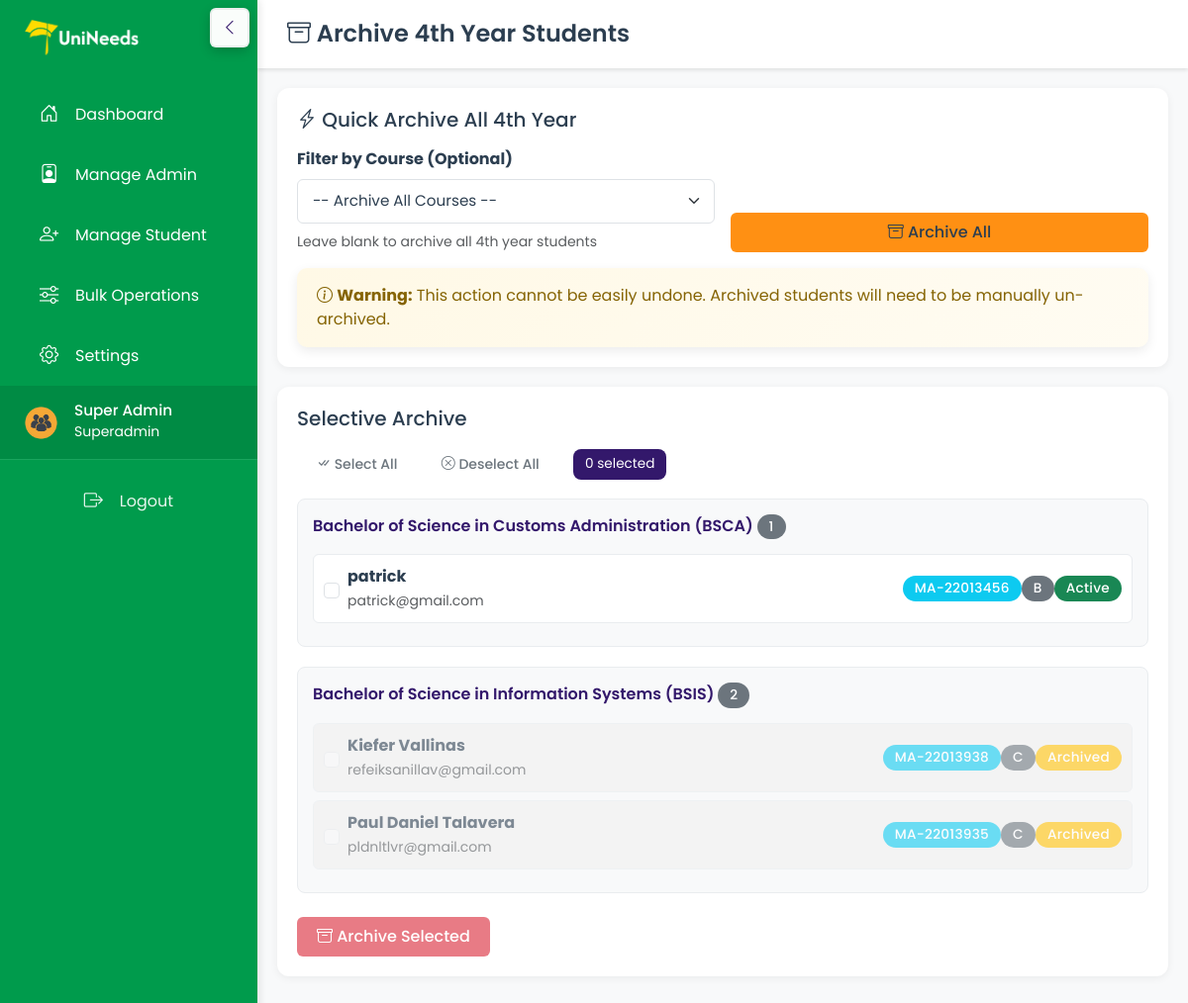
/admin/archive_4th_year.php (signed in), run on the app's committed database.
### tables this page shows
CREATE TABLE `users` (
  `user_id` int NOT NULL,
  `email` varchar(255) NOT NULL,
  `password` varchar(255) NOT NULL,
  `user_type` varchar(20) NOT NULL DEFAULT 'student',
  `full_name` varchar(255) DEFAULT NULL,
  `phone` varchar(20) DEFAULT NULL,
  `student_id` varchar(50) DEFAULT NULL,
  `course` varchar(255) DEFAULT NULL,
  `year_level` varchar(50) DEFAULT NULL,
  `section` varchar(50) DEFAULT NULL,
  `status` enum('active','archived') NOT NULL DEFAULT 'active',
  `created_at` timestamp NULL DEFAULT CURRENT_TIMESTAMP,
  `updated_at` timestamp NULL DEFAULT NULL ON UPDATE CURRENT_TIMESTAMP
);

### admin/archive_4th_year.php (the view, shortened to what this page needs)
<?php
require_once '../config/database.php';
$courses_query = "SELECT DISTINCT course FROM users WHERE user_type = 'student' AND course != '' AND year_level = 4 ORDER BY course ASC";
$courses_result = mysqli_query($conn, $courses_query);
$courses = [];
while ($row = mysqli_fetch_assoc($courses_result)) {
    $courses[] = $row['course'];
}
$students_query = "SELECT user_id, full_name, email, student_id, course, section, status FROM users WHERE user_type = 'student' AND year_level = 4 ORDER BY course, full_name ASC";
$students_result = mysqli_query($conn, $students_query);
$students = [];
while ($row = mysqli_fetch_assoc($students_result)) {
    if (!isset($students[$row['course']])) {
        $students[$row['course']] = [];
    }
    $students[$row['course']][] = $row;
}
?>
<!DOCTYPE html>
<html lang="en">
<head>
    <link href="https://cdn.jsdelivr.net/npm/bootstrap@5.3.0/dist/css/bootstrap.min.css" rel="stylesheet">
    <link rel="stylesheet" href="https://cdn.jsdelivr.net/npm/bootstrap-icons@1.10.0/font/bootstrap-icons.css">
    <link rel="stylesheet" href="../assets/css/style.css">
    <link rel="stylesheet" href="../assets/css/mobile.css">
</head>
<body>
    <?php include 'includes/sidebar.php'; ?>
    <div class="main-content">
        <div class="top-bar">
            <h2><i class="bi bi-archive"></i> Archive 4th Year Students</h2>
        </div>
        <div class="content-area">
            <div class="archive-card">
                <h5 class="mb-3"><i class="bi bi-lightning-charge"></i> Quick Archive All 4th Year</h5>
                <form method="POST" action="">
                    <div class="row align-items-end g-3">
                        <div class="col-md-6">
                            <label class="form-label fw-bold">Filter by Course (Optional)</label>
                            <select name="course_filter" class="form-select">
                                <option value="">-- Archive All Courses --</option>
                            </select>
                            <small class="text-muted d-block mt-2">Leave blank to archive all 4th year students</small>
                        </div>
                        <div class="col-md-6">
                            <button type="submit" name="archive_all_4th_year" class="btn btn-warning w-100"
                                    onclick="return confirm('Are you sure? This will archive all matching 4th year students.');">
                                <i class="bi bi-archive"></i> Archive All
                            </button>
                        </div>
                    </div>
                </form>
                <div class="alert alert-warning mt-3 mb-0">
                    <i class="bi bi-info-circle"></i> <strong>Warning:</strong> This action cannot be easily undone. Archived students will need to be manually un-archived.
                </div>
            </div>
            <div class="archive-card">
                <h5 class="mb-3"><i class="bi bi-checkbox2"></i> Selective Archive</h5>
                <form id="selectiveArchiveForm" method="POST" action="">
                    <div class="mb-3">
                        <button type="button" class="btn btn-sm btn-outline-secondary" id="selectAllBtn">
                            <i class="bi bi-check-all"></i> Select All
                        </button>
                        <button type="button" class="btn btn-sm btn-outline-secondary" id="deselectAllBtn">
                            <i class="bi bi-x-circle"></i> Deselect All
                        </button>
                        <span class="selection-count" id="selectionCount">0 selected</span>
                    </div>
                    <?php if (empty($students)): ?>
                        <div class="alert alert-info mt-3">
                            <i class="bi bi-info-circle"></i> No 4th year students found.
                        </div>
                    <?php else: ?>
                        <?php foreach ($students as $course => $course_students): ?>
                            <div class="course-section">
                                <h6><?php echo htmlspecialchars($course); ?> <span class="badge bg-secondary"><?php echo count($course_students); ?></span></h6>
                                <?php foreach ($course_students as $student): ?>
                                    <div class="student-item <?php echo $student['status'] !== 'active' ? 'archived' : ''; ?>">
                                        <input type="checkbox" class="form-check-input student-checkbox"
                                               value="<?php echo $student['user_id']; ?>"
                                               data-name="<?php echo htmlspecialchars($student['full_name']); ?>"
                                               <?php echo $student['status'] !== 'active' ? 'disabled' : ''; ?>>
                                        <div class="badge-section ms-2">
                                            <strong><?php echo htmlspecialchars($student['full_name']); ?></strong>
                                            <br>
                                            <small class="text-muted"><?php echo htmlspecialchars($student['email']); ?></small>
                                        </div>
                                        <span class="badge bg-info"><?php echo htmlspecialchars($student['student_id']); ?></span>
                                        <span class="badge bg-secondary"><?php echo htmlspecialchars($student['section']); ?></span>
                                        <span class="badge <?php echo $student['status'] === 'active' ? 'bg-success' : 'bg-warning'; ?>">
                                            <?php echo ucfirst($student['status']); ?>
                                        </span>
                                    </div>
                                <?php endforeach; ?>
                            </div>
                        <?php endforeach; ?>
                    <?php endif; ?>
                    <div class="mt-4">
                        <button type="submit" name="archive_selected_4th_year" class="btn btn-danger"
                                onclick="return confirm('Archive the selected students?');" id="submitBtn" disabled>
                            <i class="bi bi-archive"></i> Archive Selected
                        </button>
                    </div>
                </form>
            </div>
        </div>
    </div>
</body>
</html>

### assets/css/style.css (style rules this page uses)
:root { --primary: #33186B; --primary-dark: #344F1F; --secondary: #7360DF; --success: #0046FF; --warning: #FF9013; --danger: #DD0303; --info: #0dcaf0; --light: #f8f9fa; --dark: #2c3e50; --white: #ffffff; --border: #dee2e6; }
* { margin: 0; padding: 0; box-sizing: border-box; }
body { font-family: 'Poppins', sans-serif; background-color: var(--light); color: var(--dark); }
.main-content { margin-left: 260px; min-height: 100vh; transition: margin-left 0.3s; }
.top-bar { background: var(--white); padding: 20px 30px; box-shadow: 0 2px 4px rgba(0,0,0,0.1); display: flex; align-items: center; gap: 20px; position: sticky; top: 0; z-index: 999; }
.top-bar h2 { margin: 0; font-size: 1.5rem; font-weight: 600; color: var(--dark); }
.content-area { padding: 30px; }
.btn { padding: 10px 24px; border-radius: 8px; font-weight: 600; transition: all 0.3s ease; border: none; position: relative; overflow: hidden; }
.btn::before { content: ''; position: absolute; top: 50%; left: 50%; width: 0; height: 0; border-radius: 50%; background: rgba(255,255,255,0.3); transform: translate(-50%, -50%); transition: width 0.6s, height 0.6s; }
.btn-warning { background: var(--warning); color: var(--dark); }
.btn-danger { background: var(--danger); color: var(--white); }
.form-control, .form-select { border-radius: 8px; border: 2px solid var(--border); padding: 12px 16px; transition: all 0.3s ease; font-size: 0.95rem; color: var(--dark); }
.form-select option { color: var(--dark) !important; }
.form-label { font-weight: 600; color: var(--dark); margin-bottom: 8px; }
.badge { padding: 8px 16px; border-radius: 20px; font-weight: 600; font-size: 0.85rem; letter-spacing: 0.3px; }
.alert { border-radius: 12px; border: none; padding: 16px 20px; box-shadow: 0 4px 12px rgba(0,0,0,0.08); }
.alert-warning { background: linear-gradient(135deg, rgba(255, 193, 7, 0.1), rgba(255, 193, 7, 0.05)); color: #856404; border-left: 4px solid var(--warning); }
@media (min-width: 768px) { .main-content { transition: margin-left 0.3s ease; } }
.main-content { position: fixed; top: 0; right: 0; bottom: 0; width: calc(100% - 260px); margin-left: 260px; padding-top: 0; padding-left: 20px; padding-right: 20px; padding-bottom: 20px; overflow-y: auto; transition: all 0.3s ease; background-color: var(--light); z-index: 1; }
.top-bar { background: var(--white); padding: 20px 30px; box-shadow: 0 2px 4px rgba(0,0,0,0.1); display: flex; align-items: center; gap: 20px; position: sticky; top: 0; z-index: 10; margin: 0 -20px 20px -20px; }
.top-bar h2 { margin: 0; font-size: 1.5rem; font-weight: 600; }
.content-area { padding: 0; margin-top: 20px; }
.btn { padding: 8px 20px; border-radius: 6px; font-weight: 500; transition: all 0.3s; }
.form-control, .form-select { border-radius: 6px; border: 1px solid #dee2e6; padding: 10px 15px; }
.badge { padding: 6px 12px; border-radius: 20px; font-weight: 500; }
.alert { border-radius: 10px; border: none; }

### admin/archive_4th_year.php (style rules this page uses)
.archive-card { background: var(--white); border: none; border-radius: 12px; box-shadow: 0 2px 8px rgba(0,0,0,0.06); margin-bottom: 20px; padding: 20px; }
.course-section { margin-bottom: 20px; border: 1px solid #e9ecef; border-radius: 8px; padding: 15px; background: #f8f9fa; }
.course-section h6 { margin-bottom: 15px; color: #33186B; font-weight: 600; }
.student-item { padding: 10px; background: white; margin-bottom: 8px; border-radius: 6px; display: flex; align-items: center; border: 1px solid #e9ecef; }
.student-item.archived { opacity: 0.6; background: #f0f0f0; }
.badge-section { margin-left: 10px; flex-grow: 1; }
.selection-count { display: inline-block; background: #33186B; color: white; padding: 5px 12px; border-radius: 8px; font-size: 0.85rem; margin-left: 10px; }

### data on the page
users: full_name "patrick", email "patrick@gmail.com", student "MA-22013456", section "B", status "Active"
users: full_name "Kiefer Vallinas", email "refeiksanillav@gmail.com", student "MA-22013938", section "C", status "Archived"
users: full_name "Paul Daniel Talavera", email "pldnltlvr@gmail.com", student "MA-22013935", section "C", status "Archived"

### other printed values
$_SESSION['full_name'] "Super Admin"
$_SESSION['user_type'] "Superadmin"
$course "Bachelor of Science in Customs Administration (BSCA)"
count($course_students) "1"
$course "Bachelor of Science in Information Systems (BSIS)"
count($course_students) "2"
